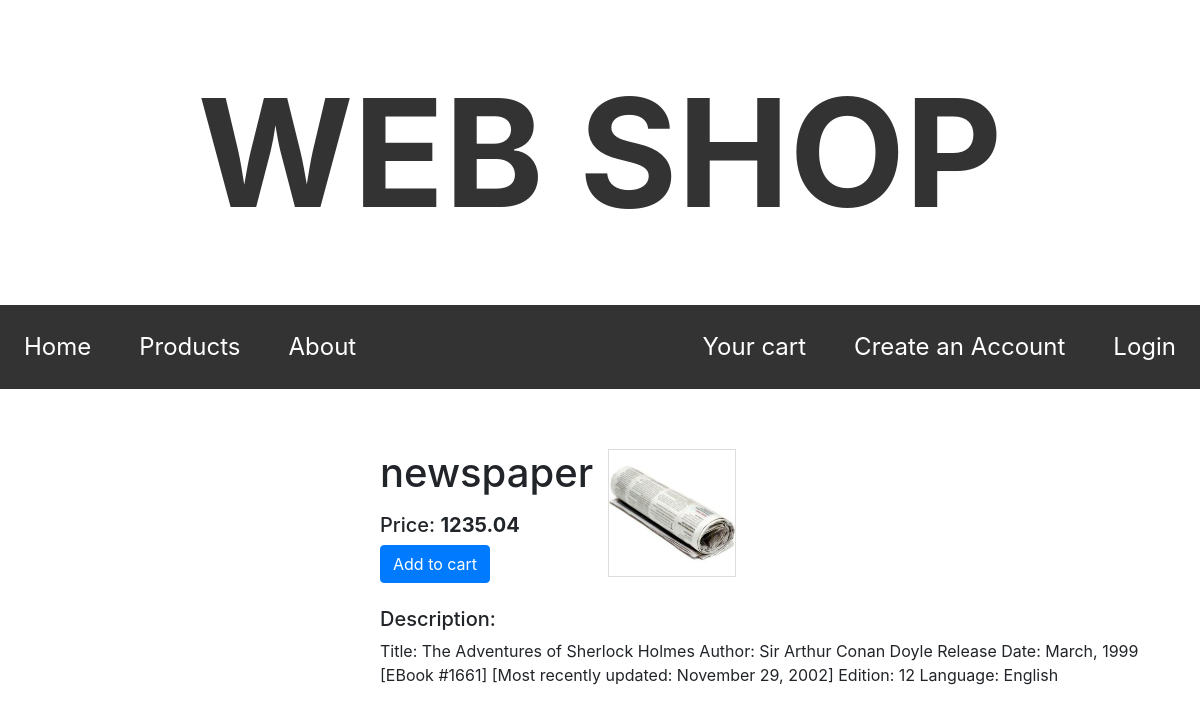
The app's page /products/3 with its own data.
### web_shop/models.py (models this page shows, shortened)
class Product(db.Model):
    id = db.Column(db.Integer(), primary_key=True)
    name = db.Column(db.String(80), nullable=False, unique=True)
    price = db.Column(db.Integer(), nullable=False)  # in cents
    description = db.Column(db.Text(), default='XDDDD', nullable=False)
    date_added = db.Column(db.DateTime(), nullable=False, default=datetime.utcnow)
    image = db.Column(db.String(), nullable=False, default='pokemon.jpg')

### web_shop/routes.py (the view)
@app.route('/products/<int:product_id>')
def this_product(product_id):
    product = Product.query.filter_by(id=product_id).first()
    if current_user.is_authenticated:
        in_favourites = product_id in set((product.id for product in current_user.favourites))  # product is already favourites
    else:
        in_favourites = None
    return render_template('this_product.html', title=product.name, in_favourites=in_favourites,
                           product=product, cart=session.get('cart'), Product=Product, show_modal=False)

### web_shop/templates/this_product.html (shortened to what this page needs)
{% extends "layout.html" %}
{% block content %}
    <div class="left-content">
    </div>
    <article class="main-content">
        <div class="d-flex mb-4">
            <div class="row">
                <div class="col">
                    <h1 class="mb-3">{{ product.name }}</h1>
                    <h5>Price: <span class="font-weight-bold">{{ "{:.2f}".format(product.price / 100) }}</span></h5>
                    <a class='btn btn-primary' href="{{ url_for('add_to_cart', product_id=product.id) }}">Add to cart</a>
                </div>
                <img class="product-image" src="{{ url_for('static', filename='pictures/' + product.image) }}">
            </div>
        </div>
        <h5>Description: </h5>
        <p>{{ product.description }}</p>
    </article>
{% endblock content %}

### web_shop/static/main.css (style rules this page uses)
a { text-decoration: none; }
.left-content { float: left; padding: 20px; width: 30%; }
.product-image { border: 1px solid #ddd; width: 8em; height: 8em; }
.main-content { float: left; width: 70%; padding: 20px; }
* { box-sizing: border-box; }

### records on screen
Product: name "newspaper", product.price/100 "1235.04", image (picture), description "Title: The Adventures of Sherlock Holmes Author: Sir Arthur Conan Doyle Release Date: March, 1999 [EBook #1661] [Most recently updated: November 29, 2002] Edition: 12 Language: English"
